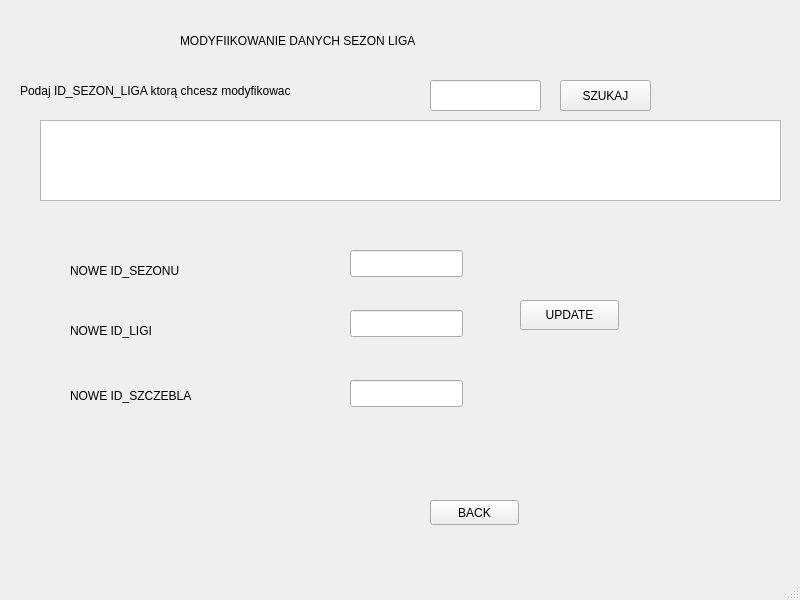
<?xml version="1.0" encoding="UTF-8"?>
<ui version="4.0">
 <class>MainWindow</class>
 <widget class="QMainWindow" name="MainWindow">
  <property name="geometry">
   <rect>
    <x>0</x>
    <y>0</y>
    <width>800</width>
    <height>600</height>
   </rect>
  </property>
  <property name="windowTitle">
   <string>MainWindow</string>
  </property>
  <widget class="QWidget" name="centralwidget">
   <widget class="QLineEdit" name="lineEdit_4">
    <property name="geometry">
     <rect>
      <x>350</x>
      <y>380</y>
      <width>113</width>
      <height>27</height>
     </rect>
    </property>
   </widget>
   <widget class="QLabel" name="label_3">
    <property name="geometry">
     <rect>
      <x>20</x>
      <y>80</y>
      <width>401</width>
      <height>21</height>
     </rect>
    </property>
    <property name="text">
     <string>Podaj ID_SEZON_LIGA ktorą chcesz modyfikowac</string>
    </property>
   </widget>
   <widget class="QLabel" name="label_2">
    <property name="geometry">
     <rect>
      <x>70</x>
      <y>260</y>
      <width>221</width>
      <height>21</height>
     </rect>
    </property>
    <property name="text">
     <string>NOWE ID_SEZONU</string>
    </property>
   </widget>
   <widget class="QPushButton" name="pushButton_2">
    <property name="geometry">
     <rect>
      <x>520</x>
      <y>300</y>
      <width>99</width>
      <height>30</height>
     </rect>
    </property>
    <property name="text">
     <string>UPDATE</string>
    </property>
   </widget>
   <widget class="QLabel" name="label_4">
    <property name="geometry">
     <rect>
      <x>70</x>
      <y>320</y>
      <width>221</width>
      <height>21</height>
     </rect>
    </property>
    <property name="text">
     <string>NOWE ID_LIGI</string>
    </property>
   </widget>
   <widget class="QTextBrowser" name="textBrowser">
    <property name="geometry">
     <rect>
      <x>40</x>
      <y>120</y>
      <width>741</width>
      <height>81</height>
     </rect>
    </property>
   </widget>
   <widget class="QLineEdit" name="lineEdit_3">
    <property name="geometry">
     <rect>
      <x>350</x>
      <y>310</y>
      <width>113</width>
      <height>27</height>
     </rect>
    </property>
   </widget>
   <widget class="QLineEdit" name="lineEdit">
    <property name="geometry">
     <rect>
      <x>430</x>
      <y>80</y>
      <width>111</width>
      <height>31</height>
     </rect>
    </property>
   </widget>
   <widget class="QPushButton" name="pushButton">
    <property name="geometry">
     <rect>
      <x>560</x>
      <y>80</y>
      <width>91</width>
      <height>31</height>
     </rect>
    </property>
    <property name="text">
     <string>SZUKAJ</string>
    </property>
   </widget>
   <widget class="QLineEdit" name="lineEdit_2">
    <property name="geometry">
     <rect>
      <x>350</x>
      <y>250</y>
      <width>113</width>
      <height>27</height>
     </rect>
    </property>
   </widget>
   <widget class="QLabel" name="label_5">
    <property name="geometry">
     <rect>
      <x>70</x>
      <y>380</y>
      <width>271</width>
      <height>31</height>
     </rect>
    </property>
    <property name="text">
     <string>NOWE ID_SZCZEBLA</string>
    </property>
   </widget>
   <widget class="QLabel" name="label">
    <property name="geometry">
     <rect>
      <x>80</x>
      <y>460</y>
      <width>241</width>
      <height>21</height>
     </rect>
    </property>
    <property name="text">
     <string/>
    </property>
   </widget>
   <widget class="QLabel" name="label_6">
    <property name="geometry">
     <rect>
      <x>180</x>
      <y>20</y>
      <width>361</width>
      <height>41</height>
     </rect>
    </property>
    <property name="text">
     <string>MODYFIIKOWANIE DANYCH SEZON LIGA</string>
    </property>
   </widget>
   <widget class="QPushButton" name="pushButton_3">
    <property name="geometry">
     <rect>
      <x>430</x>
      <y>500</y>
      <width>89</width>
      <height>25</height>
     </rect>
    </property>
    <property name="text">
     <string>BACK</string>
    </property>
   </widget>
  </widget>
  <widget class="QMenuBar" name="menubar">
   <property name="geometry">
    <rect>
     <x>0</x>
     <y>0</y>
     <width>800</width>
     <height>22</height>
    </rect>
   </property>
  </widget>
  <widget class="QStatusBar" name="statusbar"/>
 </widget>
 <resources/>
 <connections/>
</ui>
